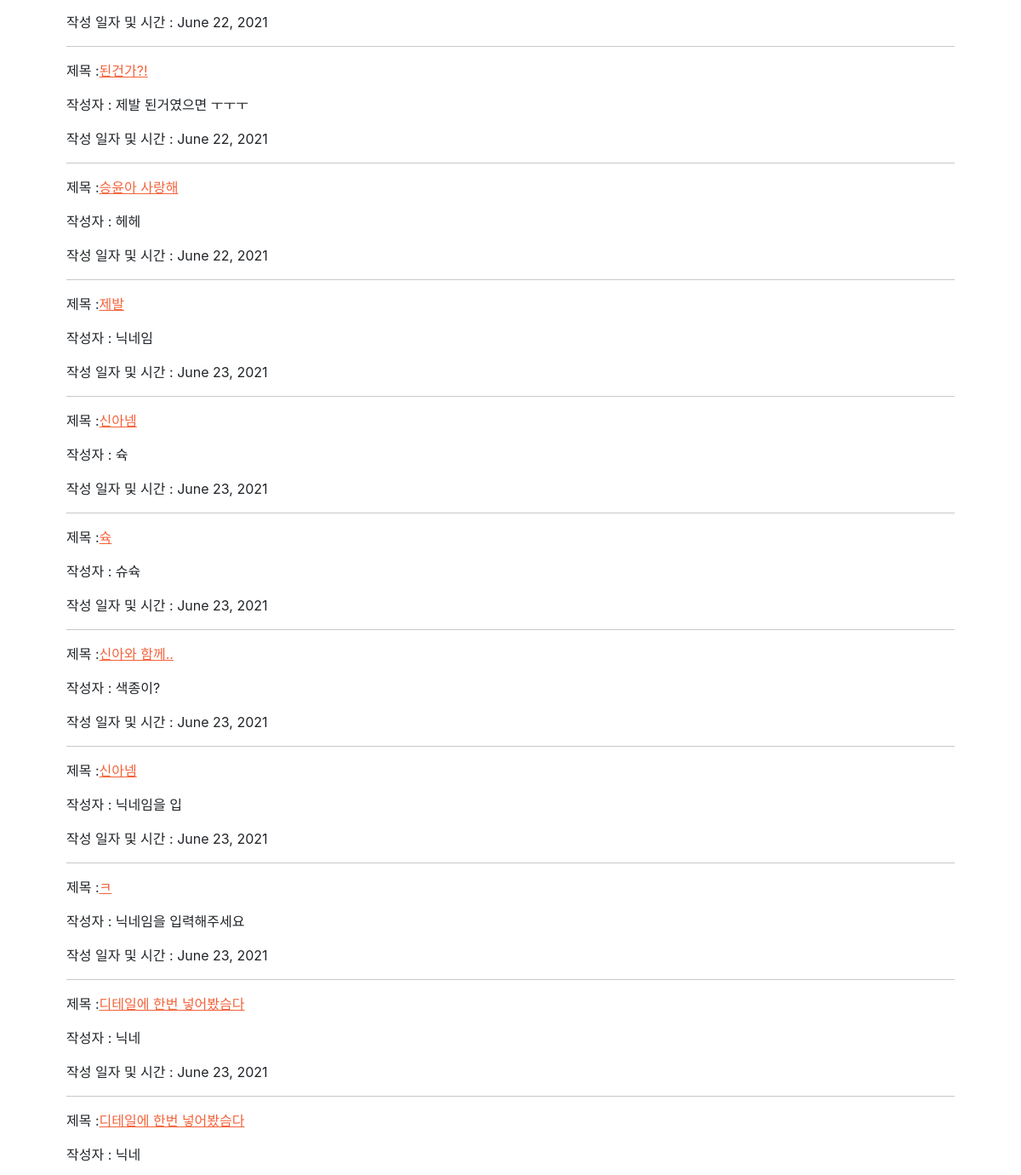
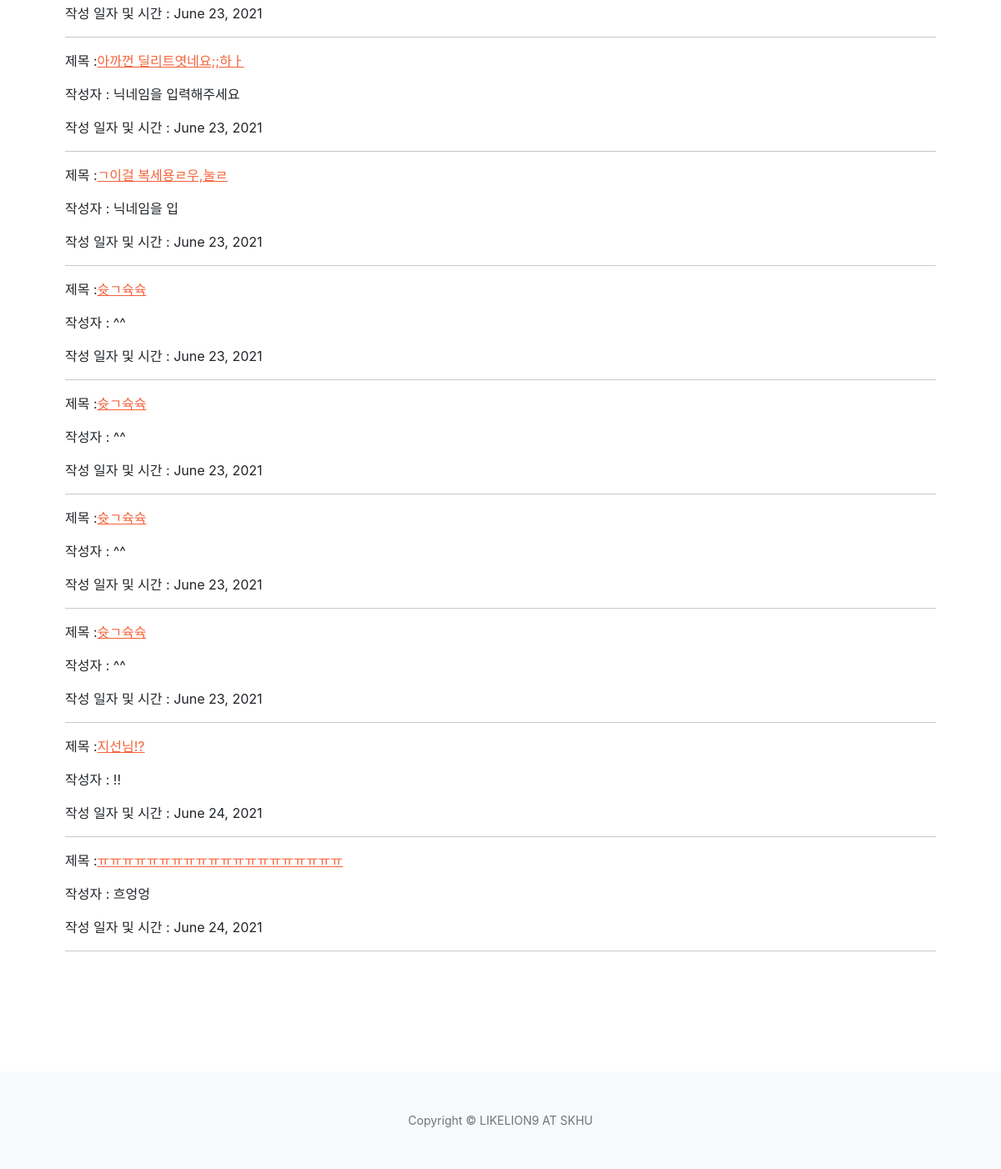
The app's page / (lower part), older data (2 pictures, top to bottom).
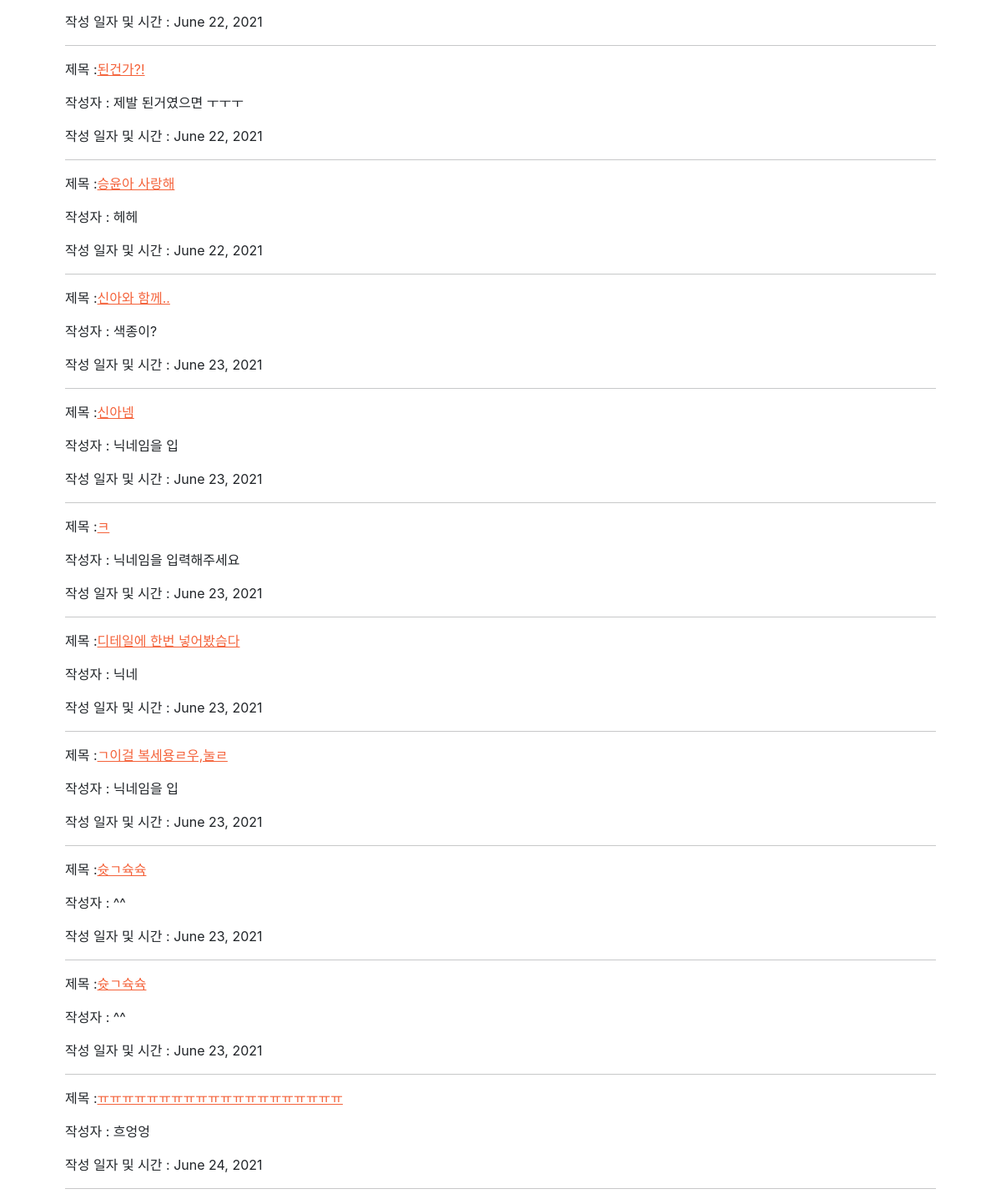
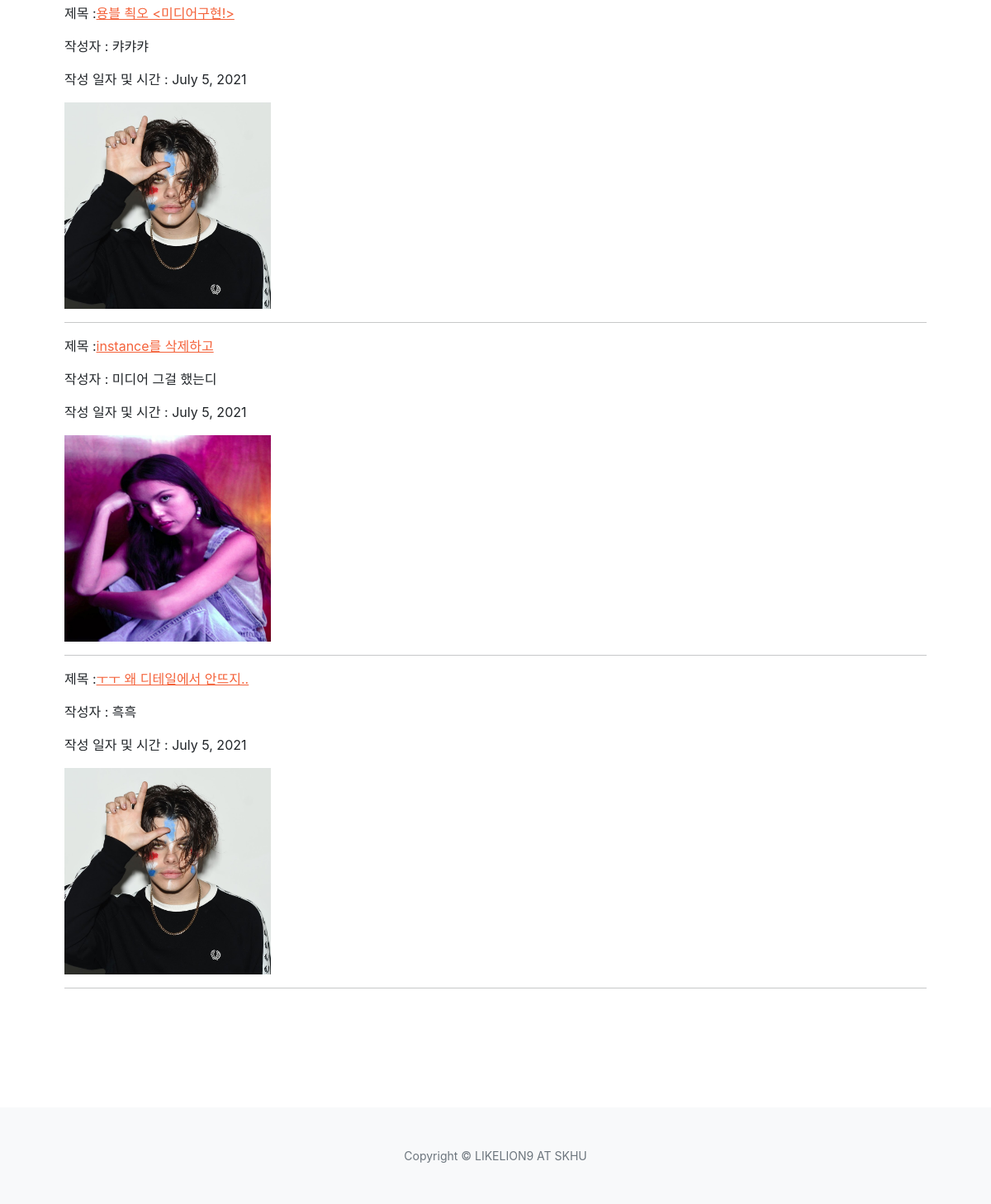
The same page, newer data (2 pictures, top to bottom).
### blog/models.py (models this page shows, shortened)
class Blog(models.Model):
    title = models.CharField(max_length=200)
    pub_date = models.DateField('date published')
    writer = models.CharField(max_length=15, default='닉네임을 입력해주세요')
    content = models.TextField()
    hashtags = models.ManyToManyField('Hashtag', blank=True)
    image = models.ImageField(upload_to='images/', blank=True)

### blog/views.py (the view)
# urls.py: path('', blog.views.main, name='main'),
def main(request):
    posts = Blog.objects
    hashtags = Hashtag.objects
    return render(request, 'blog/main.html', {'posts':posts, 'hashtags':hashtags})

### blog/templates/blog/main.html (shortened to what this page needs)
{% extends 'blog/base.html' %}
{% block content %}
<section class="page-section" id="services">
    <div class="container px-4 px-lg-5">
        {% for posts in posts.all %}
        <p>제목 :<a href="{% url 'detail' posts.id %}">{{ posts.title }}</a></p>
        <p>작성자 : {{ posts.writer }}</p>
        <p>작성 일자 및 시간 : {{ posts.pub_date }}</p>
        {% if posts.image %}
          <img src="{{ posts.image.url }}" width="250" height="250" alt="Card image cap">
        {% endif %}
        <hr>
        {% endfor %}
    </div>
</section>
{% endblock %}

### blog/templates/blog/base.html (shortened to what this page needs)
{% extends 'blog/index.html' %}
{% load static %}

### blog/templates/blog/index.html (shortened to what this page needs)
{% load static %}
<!DOCTYPE html>
<html lang="en">
    <head>
        <link href="https://cdn.jsdelivr.net/npm/bootstrap-icons@1.5.0/font/bootstrap-icons.css" rel="stylesheet" />
        <link href="https://cdnjs.cloudflare.com/ajax/libs/SimpleLightbox/2.1.0/simpleLightbox.min.css" rel="stylesheet" />
        <link href="{% static 'blog/css/styles.css' %}" rel="stylesheet" />
    </head>
    <body id="page-top">
        {% block content %}
        {% endblock %}
        <footer class="bg-light py-5">
            <div class="container px-4 px-lg-5"><div class="small text-center text-muted">Copyright &copy; LIKELION9 AT SKHU</div></div>
        </footer>
    </body>
</html>

Row changes from the older to the newer data that the page shows:
removed Blog: title "제발", writer "닉네임", pub_date "June 23, 2021"
removed Blog: title "신아넴", writer "슉", pub_date "June 23, 2021"
removed Blog: title "슉", writer "슈슉", pub_date "June 23, 2021"
removed Blog: title "디테일에 한번 넣어봤슴다", writer "닉네", pub_date "June 23, 2021"
removed Blog: title "아까껀 딜리트엿네요;;하ㅏ", writer "닉네임을 입력해주세요", pub_date "June 23, 2021"
removed Blog: title "슛ㄱ슉슉", writer "^^", pub_date "June 23, 2021"
removed Blog: title "슛ㄱ슉슉", writer "^^", pub_date "June 23, 2021"
removed Blog: title "지선님!?", writer "!!", pub_date "June 24, 2021"
added Blog: title "용블 쵝오 <미디어구현!>", writer "캬캬캬", pub_date "July 5, 2021", image (picture)
added Blog: title "instance를 삭제하고", writer "미디어 그걸 했는디", pub_date "July 5, 2021", image (picture)
added Blog: title "ㅜㅜ 왜 디테일에서 안뜨지..", writer "흑흑", pub_date "July 5, 2021", image (picture)
